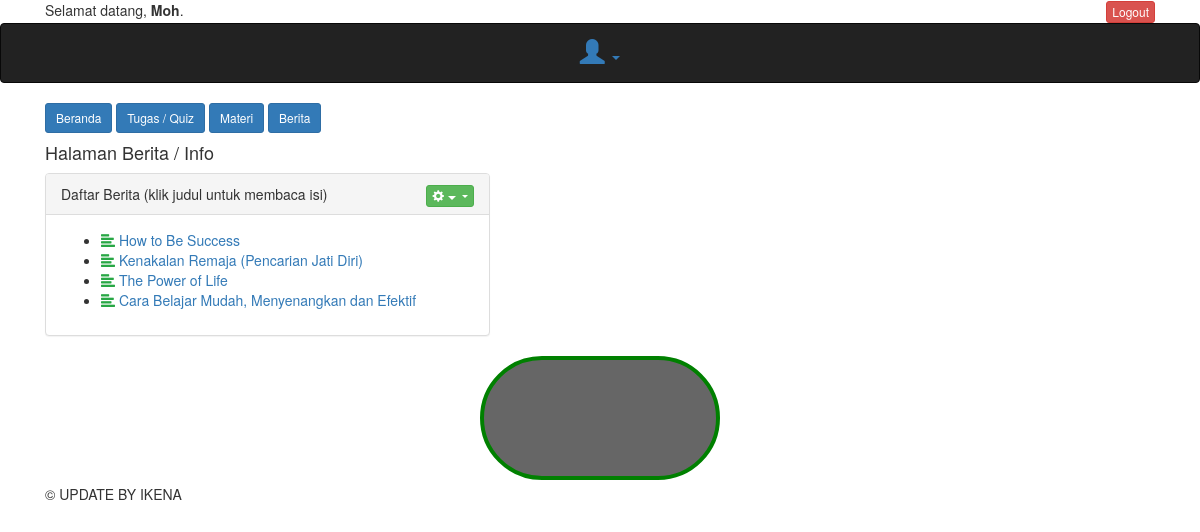
/?page=berita (signed in), run on the app's committed database.
### tables this page shows
CREATE TABLE `tb_siswa` (
  `id_siswa` int(11) NOT NULL,
  `nis` varchar(20) NOT NULL,
  `nama_lengkap` varchar(50) NOT NULL,
  `tempat_lahir` varchar(20) NOT NULL,
  `tgl_lahir` date NOT NULL,
  `jenis_kelamin` enum('L','P') NOT NULL,
  `agama` varchar(20) NOT NULL,
  `nama_ayah` varchar(50) NOT NULL,
  `nama_ibu` varchar(50) NOT NULL,
  `no_telp` varchar(15) NOT NULL,
  `email` varchar(100) NOT NULL,
  `alamat` text NOT NULL,
  `id_kelas` varchar(5) NOT NULL,
  `thn_masuk` int(5) NOT NULL,
  `foto` varchar(100) NOT NULL,
  `username` varchar(40) NOT NULL,
  `password` varchar(40) NOT NULL,
  `pass` varchar(40) NOT NULL,
  `status` enum('aktif','tidak aktif') NOT NULL
);

CREATE TABLE `tb_berita` (
  `id_berita` int(11) NOT NULL,
  `judul` text NOT NULL,
  `isi` longtext NOT NULL,
  `tgl_posting` date NOT NULL,
  `penerbit` varchar(10) NOT NULL,
  `status` enum('aktif','tidak aktif') NOT NULL
);

### index.php (the view, shortened to what this page needs)
<?php
include "+koneksi.php";
if(!@$_SESSION['siswa']) {
    if(@$_GET['hal'] == 'daftar') {
        include "register.php";
    } else {
        include "login.php";
    }
} else { ?>
<!DOCTYPE html>
<html>
<head>
    <link rel="stylesheet" href="https://cdn.jsdelivr.net/npm/bootstrap@4.6.2/dist/css/bootstrap.min.css">
    <link href="style/assets/css/bootstrap.css" rel="stylesheet" />
    <link href="https://cdnjs.cloudflare.com/ajax/libs/font-awesome/4.7.0/css/font-awesome.min.css" rel="stylesheet" />
</head>
<body>
<?php
$sql_terlogin = mysqli_query($db, "SELECT * FROM tb_siswa JOIN tb_kelas ON tb_siswa.id_siswa = '$_SESSION[siswa]' AND tb_kelas.id_kelas = tb_siswa.id_kelas") or die ($db->error);
$data_terlogin = mysqli_fetch_array($sql_terlogin);
?>
    <header>
        <div class="container">
            <div class="row">
                <div class="col-md-12">
                    Selamat datang, <b><?php echo ucfirst($data_terlogin['username']); ?></b>.
                    <div class="float-right"><a href="inc/logout.php?sesi=siswa" class="btn btn-xs btn-danger">Logout</a></div>
                </div>
            </div>
        </div>
    </header>
    <div class="navbar navbar-inverse set-radius-zero">
        <div class="container">
            <div class="left-div">
                <div class="user-settings-wrapper">
                    <ul class="nav">
                        <li class="dropdown">
                            <a class="dropdown-toggle" data-toggle="dropdown" href="#" aria-expanded="false">
                                <span class="glyphicon glyphicon-user" style="font-size: 25px;"></span>
                            </a>
                        </li>
                    </ul>
                </div>
            </div>
        </div>
    </div>
    <section class="menu-section">
        <div class="container">
                            <a class="btn btn-sm btn-primary"<?php if(@$_GET['page'] == '') { echo 'class="menu-top-active"'; } ?> href="./">Beranda</a>
                            <a class="btn btn-sm btn-primary"<?php if(@$_GET['page'] == 'quiz') { echo 'class="menu-top-active"'; } ?> href="?page=quiz">Tugas / Quiz</a>
                            <a class="btn btn-sm btn-primary"<?php if(@$_GET['page'] == 'materi') { echo 'class="menu-top-active"'; } ?> href="?page=materi">Materi</a>
                            <a class="btn btn-sm btn-primary"<?php if(@$_GET['page'] == 'berita') { echo 'class="menu-top-active"'; } ?> href="?page=berita">Berita</a>
        </div>
    </section>
    <div class="content-wrapper">
        <div class="container" id="wadah">
        <?php
        if(@$_GET['page'] == '') {
            include "inc/beranda.php";
        } else if(@$_GET['page'] == 'quiz') {
            include "inc/quiz.php";
        } else if(@$_GET['page'] == 'nilai') {
            include "inc/nilai.php";
        } else if(@$_GET['page'] == 'materi') {
            include "inc/materi.php";
        } else if(@$_GET['page'] == 'berita') {
            include "inc/berita.php";
        } ?>
        </div>
    </div>
    <center>
    <video id="cameraFeed" autoplay></video>
    </center>
    <footer>
        <div class="container">
            <div class="row">
                <div class="col-md-12">
                    &copy; UPDATE BY IKENA
                </div>
            </div>
        </div>
    </footer>
</body>
</html>
<?php
}
?>

### inc/berita.php (shortened to what this page needs)
<div class="row">
    <div class="col-md-12">
        <h4 class="page-head-line">Halaman Berita / Info</h4>
    </div>
</div>
<div class="row">
    <div class="col-md-5">
        <div class="notice-board">
            <div class="panel panel-default">
                <div class="panel-heading">
                    Daftar Berita (klik judul untuk membaca isi)
                    <div class="pull-right" >
                        <div class="dropdown">
                          <button class="btn btn-success dropdown-toggle btn-xs" type="button" id="dropdownMenu1" data-toggle="dropdown" aria-expanded="true">
                            <span class="glyphicon glyphicon-cog"></span>
                            <span class="caret"></span>
                          </button>
                        </div>
                    </div>
                </div>
                <div class="panel-body">
                    <ul>
                        <?php
                        $sql_berita = mysqli_query($db, "SELECT * FROM tb_berita WHERE status = 'aktif' ORDER BY tgl_posting DESC LIMIT 0, 4") or die($db->error);
                        while($data_berita = mysqli_fetch_array($sql_berita)) { ?>
                          <li>
                              <?php
                              if(@$_GET['hal'] == 'daftar') { ?>
                                <a href="?hal=daftar&page=berita&action=detail&id_berita=<?php echo $data_berita['id_berita']; ?>">
                                <?php
                              } else { ?>
                                <a href="?page=berita&action=detail&id_berita=<?php echo $data_berita['id_berita']; ?>">
                                <?php
                              } ?>
                               <span class="glyphicon glyphicon-align-left text-success" ></span>
                                <?php echo $data_berita['judul']; ?> &nbsp;
                              </a>
                          </li>
                        <?php
                        } ?>
                    </ul>
                </div>
            </div>
        </div>
    </div>
</div>

### index.php (style rules this page uses)
#cameraFeed { width: 20%; height: 20%; border: 4px solid green; background-color: #666; border-radius: 500px; }

### data on the page
tb_siswa: username "Moh"
tb_berita: judul "How to Be Success"
tb_berita: judul "Kenakalan Remaja (Pencarian Jati Diri)"
tb_berita: judul "The Power of Life"
tb_berita: judul "Cara Belajar Mudah, Menyenangkan dan Efektif"
